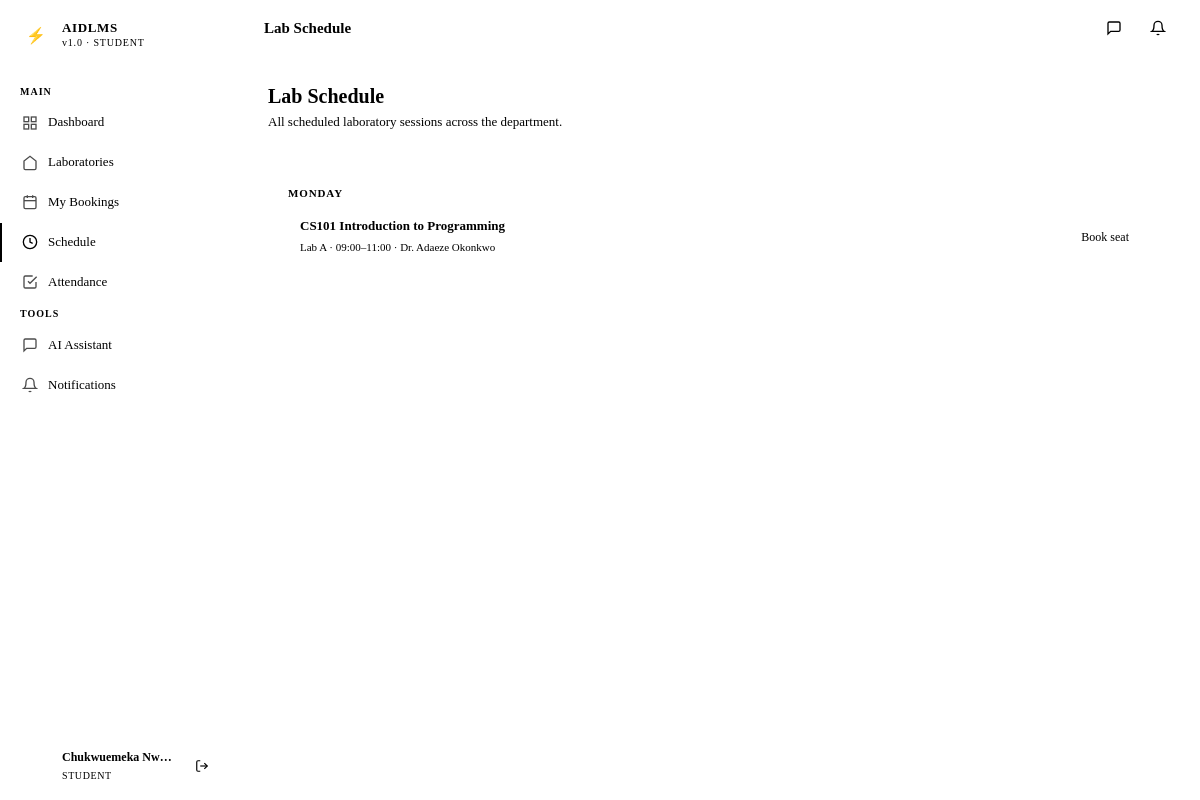
Screenshot of /student/schedule (signed in) with the database file from the repository.
### app/models/models.py (models this page shows, shortened)
class User(UserMixin, db.Model):
    __tablename__ = 'users'
    id = db.Column(db.String(36), primary_key=True, default=gen_uuid)
    name = db.Column(db.String(100), nullable=False)
    email = db.Column(db.String(150), unique=True, nullable=False)
    password_hash = db.Column(db.String(255), nullable=False)
    role = db.Column(db.Enum('student', 'lecturer', 'technician', 'admin', name='user_role'), nullable=False)
    active = db.Column(db.Boolean, default=True)
    created_at = db.Column(db.DateTime, default=datetime.utcnow)
    bookings = db.relationship('Booking', foreign_keys='Booking.user_id', backref='user', lazy='dynamic')
    attendance_records = db.relationship('Attendance', foreign_keys='Attendance.user_id', backref='user', lazy='dynamic')
    notifications = db.relationship('Notification', backref='user', lazy='dynamic')
    chat_logs = db.relationship('ChatLog', backref='user', lazy='dynamic')
    sessions_opened = db.relationship('Session', foreign_keys='Session.lecturer_id', backref='lecturer', lazy='dynamic')
    schedules = db.relationship('Schedule', foreign_keys='Schedule.lecturer_id', backref='lecturer', lazy='dynamic')

class Schedule(db.Model):
    __tablename__ = 'schedules'
    id = db.Column(db.String(36), primary_key=True, default=gen_uuid)
    course_name = db.Column(db.String(150), nullable=False)
    lab_id = db.Column(db.String(36), db.ForeignKey('laboratories.id'), nullable=False)
    lecturer_id = db.Column(db.String(36), db.ForeignKey('users.id'), nullable=False)
    day_of_week = db.Column(db.Integer, nullable=False)
    start_time = db.Column(db.Time, nullable=False)
    end_time = db.Column(db.Time, nullable=False)
    active = db.Column(db.Boolean, default=True)
    sessions = db.relationship('Session', backref='schedule', lazy='dynamic')

class Laboratory(db.Model):
    __tablename__ = 'laboratories'
    id = db.Column(db.String(36), primary_key=True, default=gen_uuid)
    name = db.Column(db.String(100), nullable=False)
    capacity = db.Column(db.Integer, nullable=False)
    location = db.Column(db.String(100), nullable=False)
    status = db.Column(db.Enum('active', 'inactive', 'maintenance', name='lab_status'), default='active')
    created_at = db.Column(db.DateTime, default=datetime.utcnow)
    seats = db.relationship('Seat', backref='laboratory', lazy='dynamic', cascade='all, delete-orphan')
    schedules = db.relationship('Schedule', backref='laboratory', lazy='dynamic')
    equipment = db.relationship('Equipment', backref='laboratory', lazy='dynamic', cascade='all, delete-orphan')

### app/student/routes.py (the view)
@student_bp.route('/schedule')
@student_required
def schedule():
    schedules = Schedule.query.filter_by(active=True)\
        .order_by(Schedule.day_of_week, Schedule.start_time).all()
    return render_template('student/schedule.html', schedules=schedules)

### app/student/routes.py (called while the page is built)
def student_required(f):
    @wraps(f)
    def decorated(*args, **kwargs):
        if current_user.role != 'student':
            return redirect(url_for('auth.login'))
        return f(*args, **kwargs)
    return login_required(decorated)

### app/templates/student/schedule.html (shortened to what this page needs)
{% extends "base.html" %}
{% block page_title %}Lab Schedule{% endblock %}
{% block content %}
<div class="page-header">
  <div class="page-header-text">
    <h1>Lab Schedule</h1>
    <p>All scheduled laboratory sessions across the department.</p>
  </div>
</div>
{% set days = ['Monday', 'Tuesday', 'Wednesday', 'Thursday', 'Friday'] %}
{% for i in range(5) %}
  {% set day_schedules = schedules | selectattr('day_of_week', 'eq', i) | list %}
  {% if day_schedules %}
  <div class="card mb-16">
    <div class="schedule-day-header">{{ days[i] }}</div>
    {% for sched in day_schedules %}
    <div class="schedule-item">
      <div class="d-flex justify-between align-center">
        <div>
          <div class="schedule-course">{{ sched.course_name }}</div>
          <div class="schedule-meta">{{ sched.laboratory.name }} · {{ sched.start_time.strftime('%H:%M') }}–{{ sched.end_time.strftime('%H:%M') }} · {{ sched.lecturer.name }}</div>
        </div>
        <a href="{{ url_for('student.book_seat', lab_id=sched.lab_id) }}" class="btn btn-ghost btn-sm">Book seat</a>
      </div>
    </div>
    {% endfor %}
  </div>
  {% endif %}
{% endfor %}
{% endblock %}

### app/templates/base.html (shortened to what this page needs)
<!DOCTYPE html>
<html lang="en">
<head>
  <link rel="stylesheet" href="{{ url_for('static', filename='css/style.css') }}">
</head>
<body>
<div class="app-shell">
  <aside class="sidebar" id="sidebar">
    <div class="sidebar-brand">
      <a href="{{ url_for('admin.dashboard') if current_user.role == 'admin' else url_for(current_user.role + '.dashboard') }}" class="brand-logo">
        <div class="brand-icon">⚡</div>
        <div class="brand-text">
          <span class="brand-name">AIDLMS</span>
          <span class="brand-sub">v1.0 · {{ current_user.role | upper }}</span>
        </div>
      </a>
    </div>
    <nav class="sidebar-nav">
      {% if current_user.role == 'student' %}
        <span class="nav-section-label">Main</span>
        <a href="{{ url_for('student.dashboard') }}" class="nav-item {% if request.endpoint == 'student.dashboard' %}active{% endif %}">
          <svg class="nav-icon" viewBox="0 0 24 24" fill="none" stroke="currentColor" stroke-width="2"><rect x="3" y="3" width="7" height="7"/><rect x="14" y="3" width="7" height="7"/><rect x="14" y="14" width="7" height="7"/><rect x="3" y="14" width="7" height="7"/></svg>
          Dashboard
        </a>
        <a href="{{ url_for('student.labs') }}" class="nav-item {% if 'labs' in request.endpoint %}active{% endif %}">
          <svg class="nav-icon" viewBox="0 0 24 24" fill="none" stroke="currentColor" stroke-width="2"><path d="M3 9l9-7 9 7v11a2 2 0 01-2 2H5a2 2 0 01-2-2z"/></svg>
          Laboratories
        </a>
        <a href="{{ url_for('student.bookings') }}" class="nav-item {% if request.endpoint == 'student.bookings' %}active{% endif %}">
          <svg class="nav-icon" viewBox="0 0 24 24" fill="none" stroke="currentColor" stroke-width="2"><rect x="3" y="4" width="18" height="18" rx="2"/><line x1="16" y1="2" x2="16" y2="6"/><line x1="8" y1="2" x2="8" y2="6"/><line x1="3" y1="10" x2="21" y2="10"/></svg>
          My Bookings
        </a>
        <a href="{{ url_for('student.schedule') }}" class="nav-item {% if request.endpoint == 'student.schedule' %}active{% endif %}">
          <svg class="nav-icon" viewBox="0 0 24 24" fill="none" stroke="currentColor" stroke-width="2"><circle cx="12" cy="12" r="10"/><path d="M12 6v6l4 2"/></svg>
          Schedule
        </a>
        <a href="{{ url_for('student.attendance') }}" class="nav-item {% if request.endpoint == 'student.attendance' %}active{% endif %}">
          <svg class="nav-icon" viewBox="0 0 24 24" fill="none" stroke="currentColor" stroke-width="2"><path d="M9 11l3 3L22 4"/><path d="M21 12v7a2 2 0 01-2 2H5a2 2 0 01-2-2V5a2 2 0 012-2h11"/></svg>
          Attendance
        </a>
        <span class="nav-section-label">Tools</span>
        <a href="{{ url_for('chatbot.index') }}" class="nav-item {% if 'chatbot' in request.endpoint %}active{% endif %}">
          <svg class="nav-icon" viewBox="0 0 24 24" fill="none" stroke="currentColor" stroke-width="2"><path d="M21 15a2 2 0 01-2 2H7l-4 4V5a2 2 0 012-2h14a2 2 0 012 2z"/></svg>
          AI Assistant
        </a>
        <a href="{{ url_for('student.notifications') }}" class="nav-item {% if request.endpoint == 'student.notifications' %}active{% endif %}">
          <svg class="nav-icon" viewBox="0 0 24 24" fill="none" stroke="currentColor" stroke-width="2"><path d="M18 8A6 6 0 006 8c0 7-3 9-3 9h18s-3-2-3-9"/><path d="M13.73 21a2 2 0 01-3.46 0"/></svg>
          Notifications
          {% if unread_count > 0 %}<span class="nav-badge">{{ unread_count }}</span>{% endif %}
        </a>
      {% endif %}
    </nav>
    <div class="sidebar-footer">
      <div class="user-info">
        <div class="user-avatar">{{ current_user.name[0] | upper }}</div>
        <div class="user-details">
          <div class="user-name">{{ current_user.name }}</div>
          <div class="user-role">{{ current_user.role }}</div>
        </div>
        <a href="{{ url_for('auth.logout') }}" class="icon-btn" title="Sign out" style="border:none;">
          <svg width="14" height="14" viewBox="0 0 24 24" fill="none" stroke="currentColor" stroke-width="2"><path d="M9 21H5a2 2 0 01-2-2V5a2 2 0 012-2h4"/><polyline points="16 17 21 12 16 7"/><line x1="21" y1="12" x2="9" y2="12"/></svg>
        </a>
      </div>
    </div>
  </aside>
  <div class="main-content">
    <header class="topbar">
      <span class="topbar-title">{% block page_title %}{% endblock %}</span>
      <div class="topbar-actions">
        <a href="{{ url_for('chatbot.index') }}" class="icon-btn" title="AI Assistant">
          <svg width="16" height="16" viewBox="0 0 24 24" fill="none" stroke="currentColor" stroke-width="2"><path d="M21 15a2 2 0 01-2 2H7l-4 4V5a2 2 0 012-2h14a2 2 0 012 2z"/></svg>
        </a>
        {% if current_user.role == 'student' %}
        <a href="{{ url_for('student.notifications') }}" class="icon-btn" title="Notifications">
          <svg width="16" height="16" viewBox="0 0 24 24" fill="none" stroke="currentColor" stroke-width="2"><path d="M18 8A6 6 0 006 8c0 7-3 9-3 9h18s-3-2-3-9"/><path d="M13.73 21a2 2 0 01-3.46 0"/></svg>
          {% if unread_count > 0 %}<span class="notification-dot"></span>{% endif %}
        </a>
        {% endif %}
      </div>
    </header>
    <main class="page-content">
      {% block content %}{% endblock %}
    </main>
  </div>
</div>
</body>
</html>

### rows the page displays
User: role "STUDENT", name "Chukwuemeka Nw…"
Schedule: course_name "CS101 Introduction to Programming", laboratory.name "Lab A", start_time "09:00", end_time "11:00", lecturer.name "Dr. Adaeze Okonkwo"

### other values shown
{{ days[i] }} "MONDAY"
